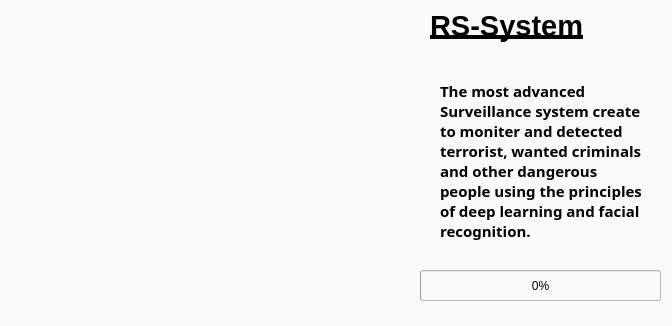
<?xml version="1.0" encoding="UTF-8"?>
<ui version="4.0">
 <class>Dialog</class>
 <widget class="QDialog" name="Dialog">
  <property name="geometry">
   <rect>
    <x>0</x>
    <y>0</y>
    <width>672</width>
    <height>326</height>
   </rect>
  </property>
  <property name="minimumSize">
   <size>
    <width>508</width>
    <height>259</height>
   </size>
  </property>
  <property name="maximumSize">
   <size>
    <width>672</width>
    <height>326</height>
   </size>
  </property>
  <property name="acceptDrops">
   <bool>false</bool>
  </property>
  <property name="windowTitle">
   <string>R-Surveillance System</string>
  </property>
  <property name="windowIcon">
   <iconset>
    <normaloff>icon.png</normaloff>icon.png</iconset>
  </property>
  <property name="autoFillBackground">
   <bool>false</bool>
  </property>
  <property name="styleSheet">
   <string notr="true">background-color:rgb(250,250,250);</string>
  </property>
  <widget class="QWidget" name="verticalLayoutWidget">
   <property name="geometry">
    <rect>
     <x>0</x>
     <y>0</y>
     <width>401</width>
     <height>331</height>
    </rect>
   </property>
   <layout class="QVBoxLayout" name="verticalLayout">
    <item>
     <layout class="QHBoxLayout" name="horizontalLayout">
      <item>
       <widget class="QLabel" name="logolabel">
        <property name="maximumSize">
         <size>
          <width>1000</width>
          <height>1001</height>
         </size>
        </property>
        <property name="text">
         <string/>
        </property>
        <property name="pixmap">
         <pixmap>logo.png</pixmap>
        </property>
        <property name="scaledContents">
         <bool>true</bool>
        </property>
       </widget>
      </item>
     </layout>
    </item>
   </layout>
  </widget>
  <widget class="QLabel" name="label">
   <property name="geometry">
    <rect>
     <x>420</x>
     <y>60</y>
     <width>231</width>
     <height>201</height>
    </rect>
   </property>
   <property name="font">
    <font>
     <family>Rockwell</family>
     <pointsize>11</pointsize>
     <weight>75</weight>
     <italic>false</italic>
     <bold>true</bold>
     <underline>false</underline>
     <strikeout>false</strikeout>
    </font>
   </property>
   <property name="text">
    <string>The most advanced Surveillance system create to moniter and detected terrorist, wanted criminals and other dangerous people using the principles of deep learning and facial recognition.</string>
   </property>
   <property name="textFormat">
    <enum>Qt::MarkdownText</enum>
   </property>
   <property name="scaledContents">
    <bool>true</bool>
   </property>
   <property name="alignment">
    <set>Qt::AlignLeading|Qt::AlignLeft|Qt::AlignVCenter</set>
   </property>
   <property name="wordWrap">
    <bool>true</bool>
   </property>
   <property name="indent">
    <number>20</number>
   </property>
  </widget>
  <widget class="QLabel" name="label_2">
   <property name="geometry">
    <rect>
     <x>430</x>
     <y>0</y>
     <width>201</width>
     <height>51</height>
    </rect>
   </property>
   <property name="font">
    <font>
     <pointsize>22</pointsize>
     <weight>75</weight>
     <italic>false</italic>
     <bold>true</bold>
     <underline>true</underline>
    </font>
   </property>
   <property name="text">
    <string>RS-System</string>
   </property>
  </widget>
  <widget class="QProgressBar" name="progressBar">
   <property name="geometry">
    <rect>
     <x>420</x>
     <y>270</y>
     <width>241</width>
     <height>31</height>
    </rect>
   </property>
   <property name="value">
    <number>0</number>
   </property>
  </widget>
 </widget>
 <resources>
  <include location="resource.qrc"/>
 </resources>
 <connections/>
</ui>
